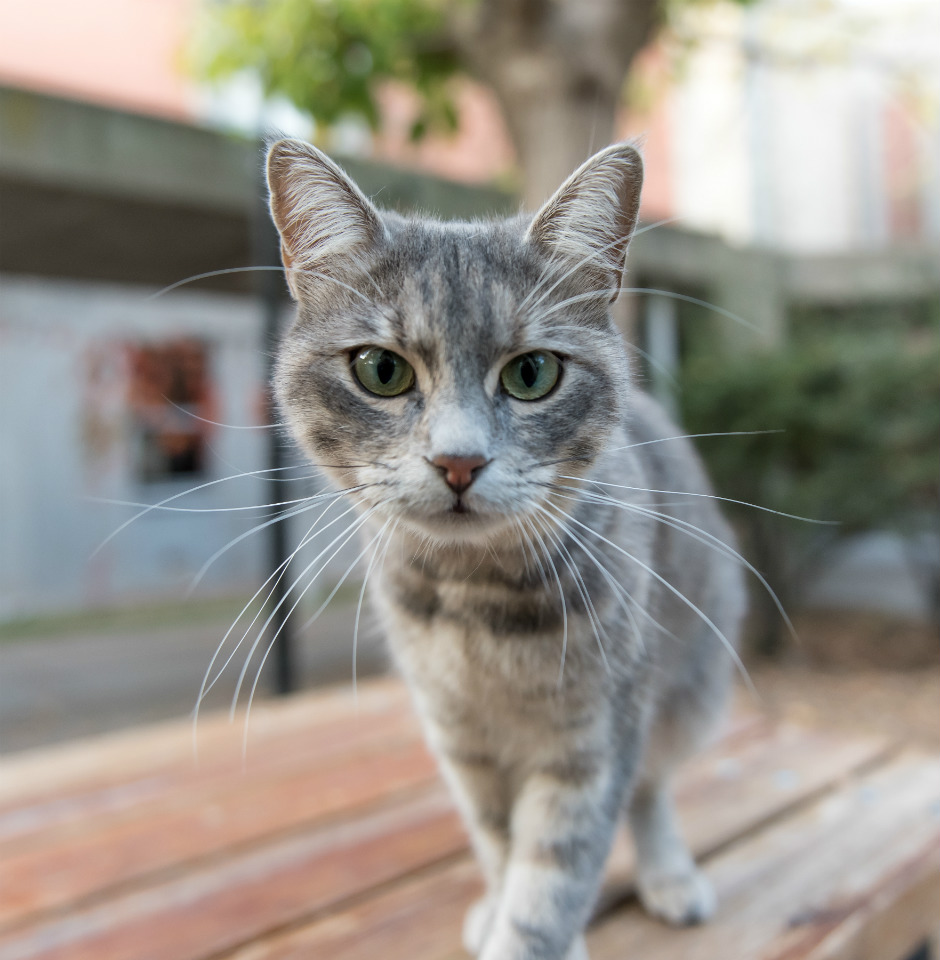
#> input picture fuentes/infra/gatos/gatos1.jpg, 940 x 960 px
$ python acuarelas.py ../../../infra/gatos/gatos1.jpg
#> lines starting #> are read from the running program, lines starting #| are printed output that depends on the picture
import sys
import cv2
import numpy as np
import os

print("boñlasfkj",file=sys.stderr)
print (sys.argv)

img = cv2.imread(sys.argv[1])
#> img is the input picture: shape (960, 940, 3); mean B, G, R 135.7, 144, 148.6
dst = cv2.stylization(img, sigma_s=60, sigma_r=0.6)
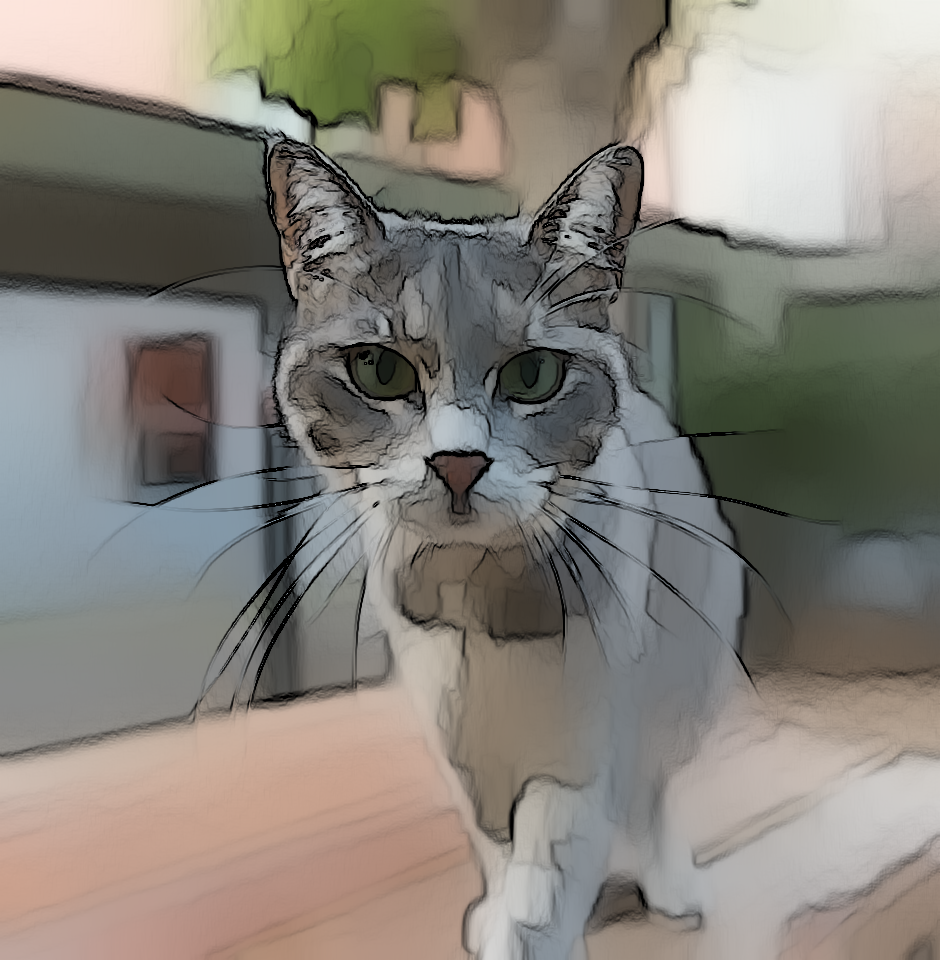
#> dst: shape (960, 940, 3); mean B, G, R 122.8, 130.5, 134.9
cv2.imwrite(sys.argv[1],dst)

print("Python: "+sys.argv[1]+" difuminada")

$ run again, on fuentes/infra/gatos/gatos4.jpg
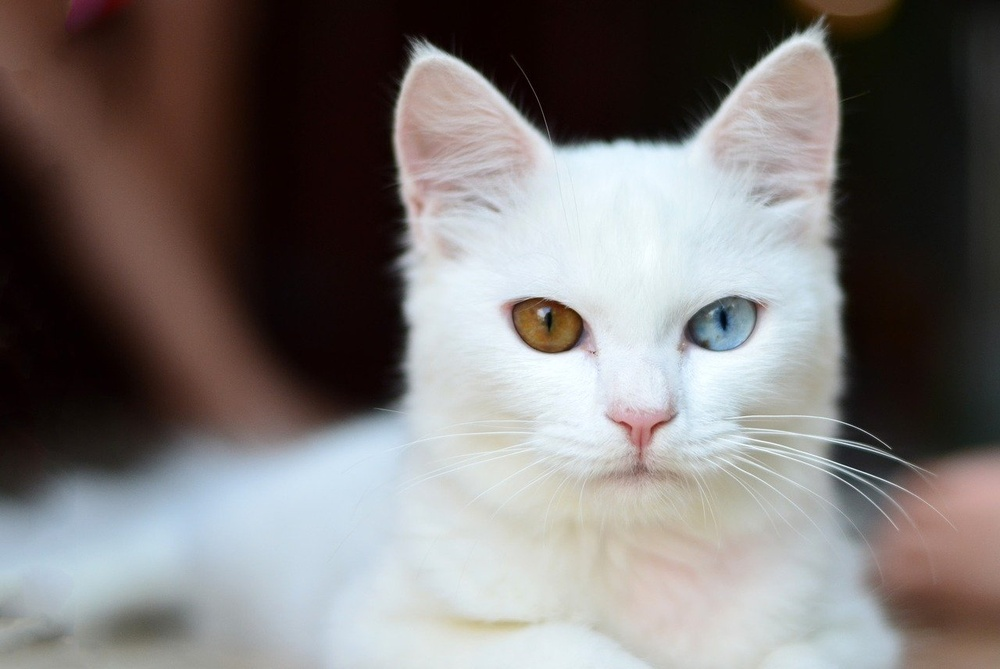
#> input picture fuentes/infra/gatos/gatos4.jpg, 1000 x 669 px, shrunk from 1280 x 856 before the run
#> img is the input picture: shape (669, 1000, 3); mean B, G, R 117.3, 118.7, 123.1
#> `dst = cv2.stylization(img, sigma_s=60, sigma_r=0.6)`:
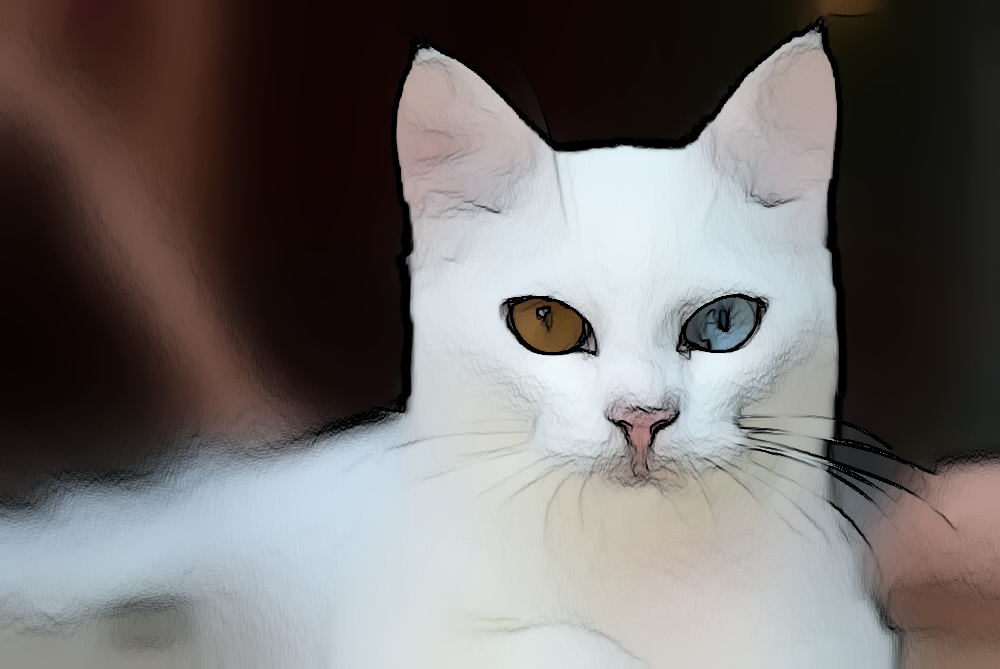
#> dst: shape (669, 1000, 3); mean B, G, R 108, 109.4, 113.6

$ run again, on fuentes/infra/gatos/gatos5.jpg
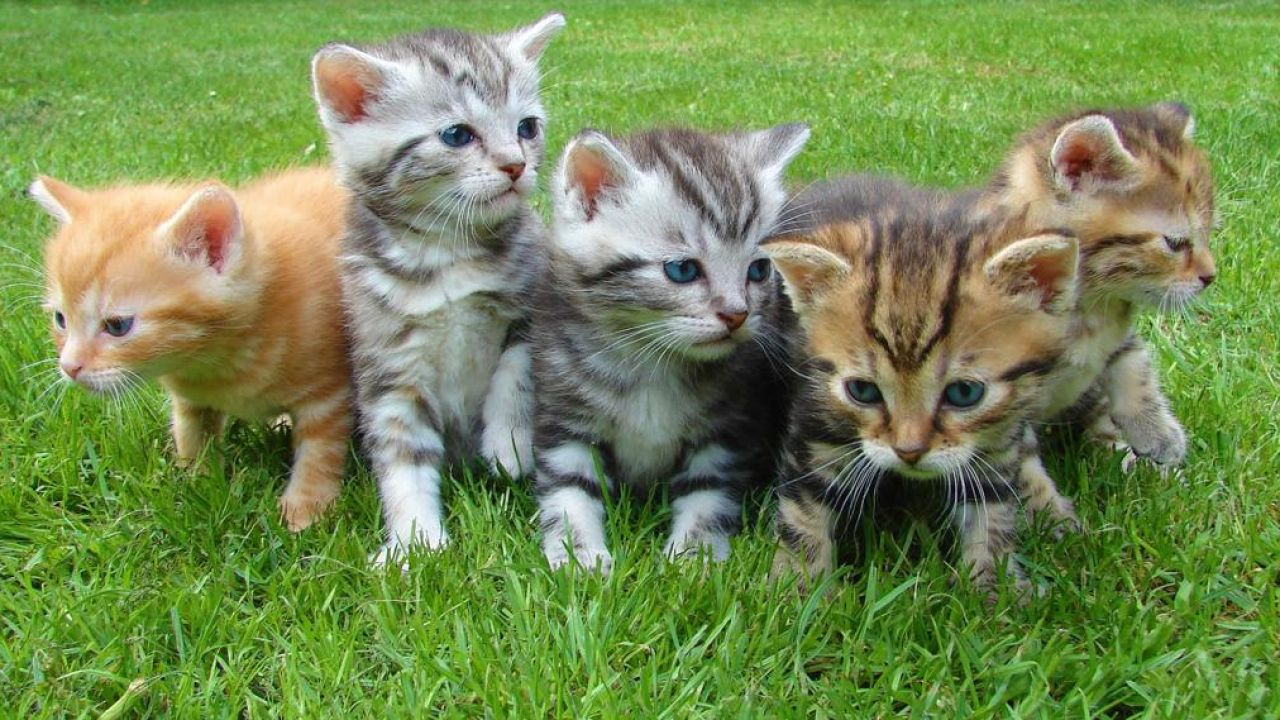
#> input picture fuentes/infra/gatos/gatos5.jpg, 1280 x 720 px
#> img is the input picture: shape (720, 1280, 3); mean B, G, R 82.5, 139.1, 116.2
#> `dst = cv2.stylization(img, sigma_s=60, sigma_r=0.6)`:
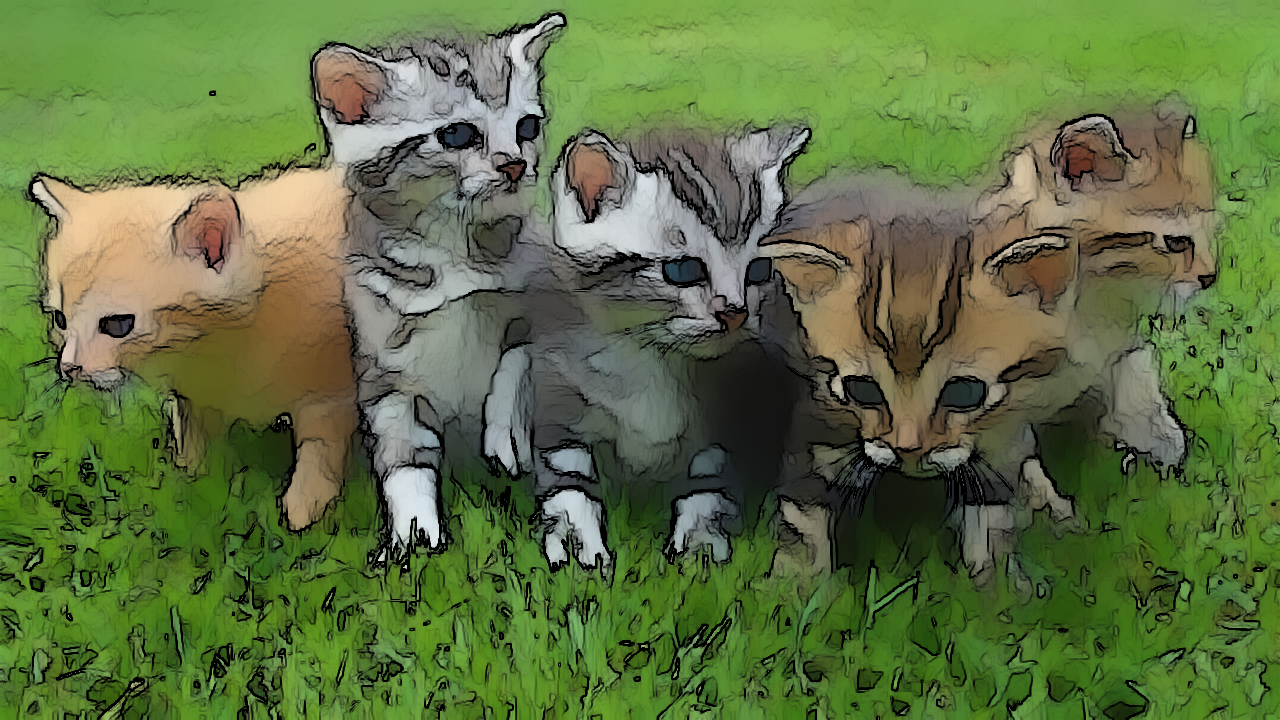
#> dst: shape (720, 1280, 3); mean B, G, R 65.5, 113.3, 94.1

$ run again, on fuentes/infra/gatos/gatos6.jpg
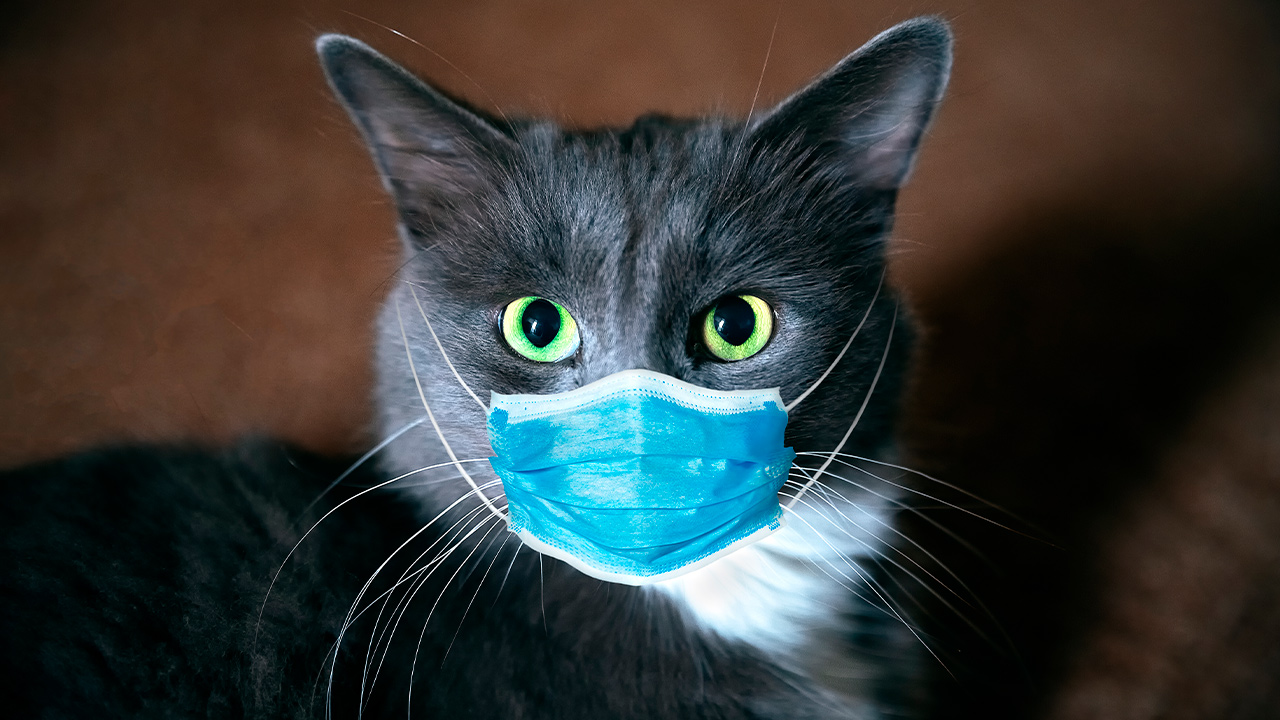
#> input picture fuentes/infra/gatos/gatos6.jpg, 1280 x 720 px
#> img is the input picture: shape (720, 1280, 3); mean B, G, R 54.1, 56.1, 52.7
#> `dst = cv2.stylization(img, sigma_s=60, sigma_r=0.6)`:
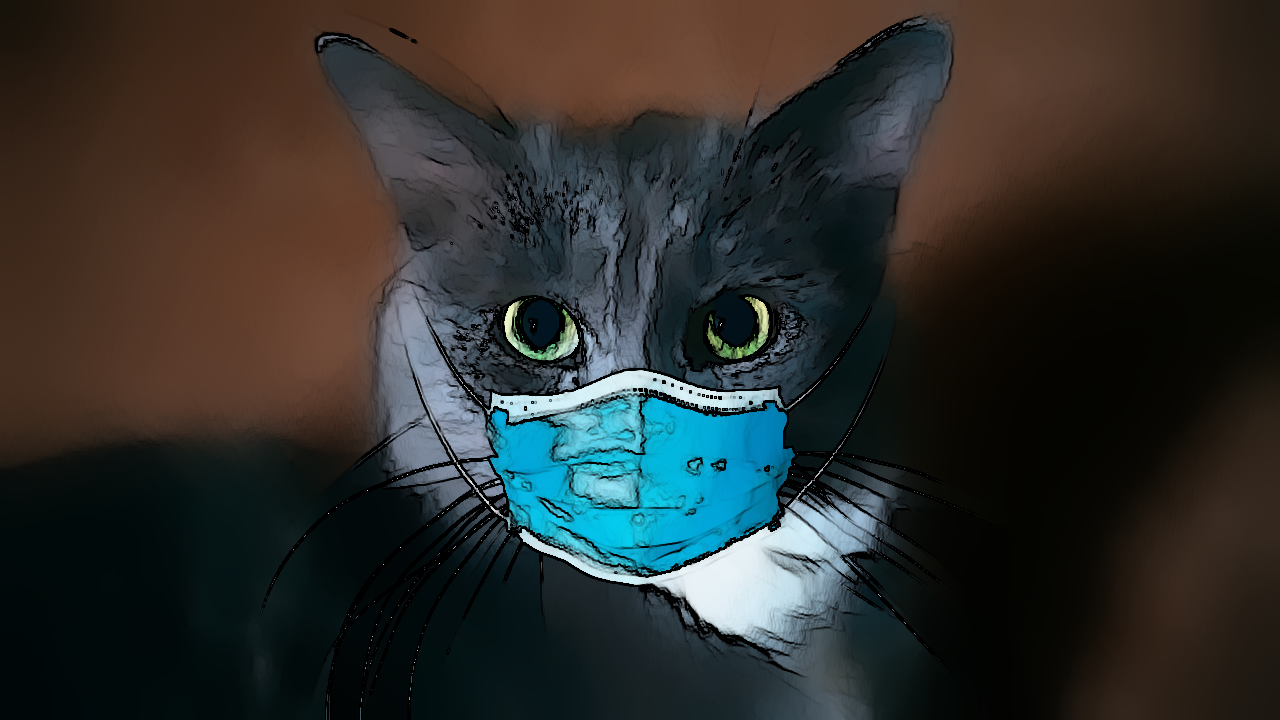
#> dst: shape (720, 1280, 3); mean B, G, R 43.9, 46.6, 45.3
